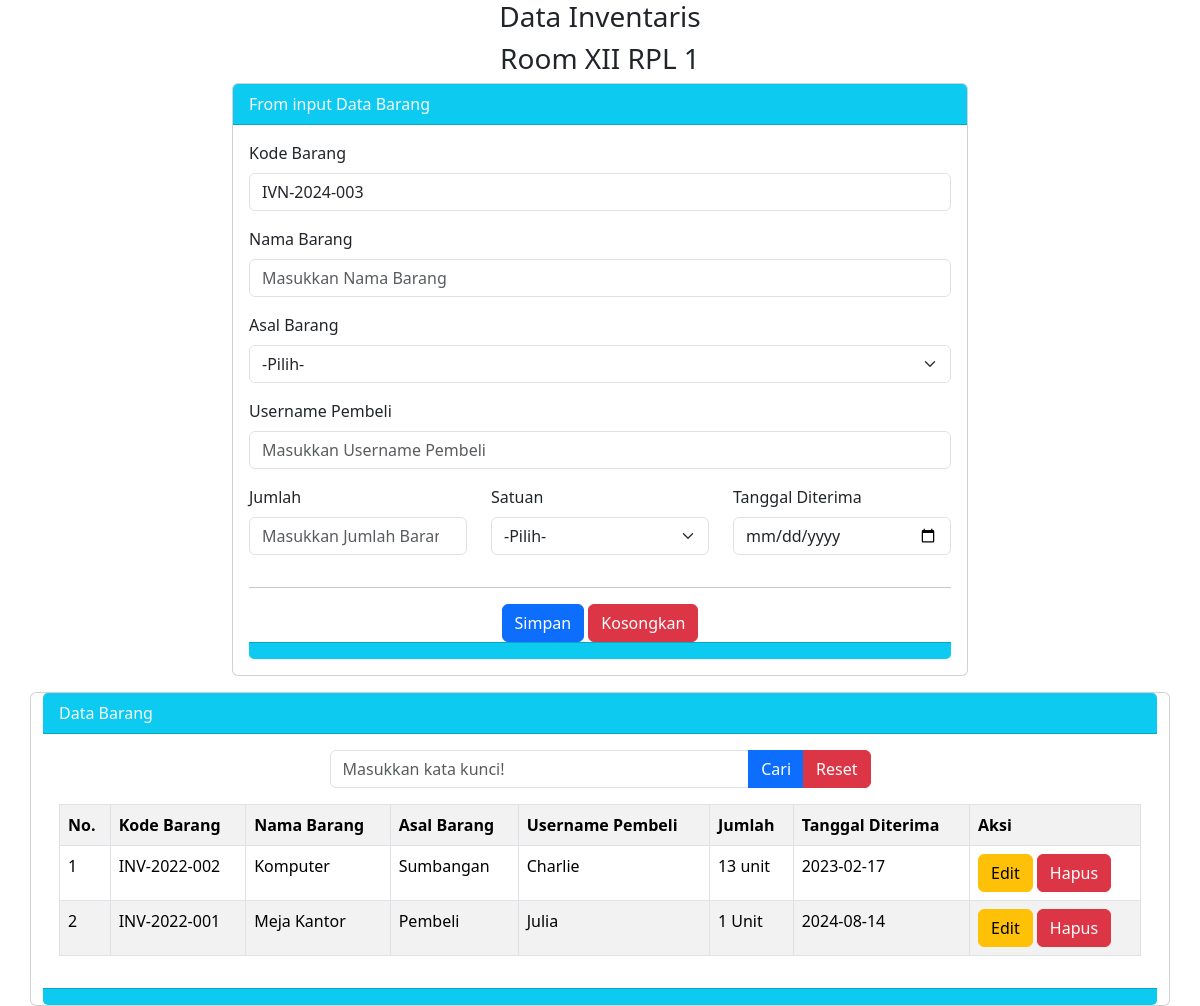
Screenshot of /crud.php with the database file from the repository.
### tables this page shows
CREATE TABLE `tbarang` (
  `id_barang` int(11) NOT NULL,
  `kode` varchar(15) NOT NULL,
  `nama` varchar(100) NOT NULL,
  `asal` varchar(25) NOT NULL,
  `username` varchar(100) NOT NULL,
  `jumlah` int(4) NOT NULL,
  `satuan` varchar(15) NOT NULL,
  `tanggal_diterima` date NOT NULL,
  `tanggal_simpan` timestamp NOT NULL DEFAULT current_timestamp() ON UPDATE current_timestamp()
);

### crud.php (the view, shortened to what this page needs)
<?php
    $server="localhost";
    $user="root";
    $password="";
    $database="dbboostrap";
    $koneksi=mysqli_connect($server, $user, $password, $database) or die(mysqli_error($koneksi));
    $q = mysqli_query($koneksi, "SELECT kode FROM tbarang order by kode desc limit 1");
    $datax = mysqli_fetch_array($q);
    if ($datax) {
        $no_terakhir = substr($datax['kode'], -3);
        $no = $no_terakhir +1 ;
        if ($no > 0 and $no<10) {
            $kode= "00".$no;
        } else if ($no > 10 and $no <100) {
            $kode = "0".$no;
        } else if($no > 100){
            $kode = $no;
        }
    } else {
        $kode = "001";
    }
    $tahun = date ('Y');
    $vkode = "IVN-" .$tahun .'-'.  $kode;
$vnama = "";
$vasal = "";
$vusername = "";
$vjumlah = "";
$vsatuan = "";
$vtanggal_diterima = "";
?>
<!doctype html>
<html lang="en">
  <head>
    <link href="https://cdn.jsdelivr.net/npm/bootstrap@5.3.3/dist/css/bootstrap.min.css" rel="stylesheet">
  </head>
  <body>
    <div class="container">
        <h3 class="text-center">Data Inventaris</h3>
        <h3 class="text-center">Room XII RPL 1</h3>
        <div class="row">
            <div class="col-md-8 mx-auto">
                <div class="card">
                    <div class="card-header bg-info text-light">
                        From input Data Barang
                    </div>
                <div class="card-body">
                <form method="POST">
                    <div class="mb-3">
                        <label class="form-label">Kode Barang</label>
                        <input type="text" name="tkode" value="<?= $vkode ?>" class="form-control" placeholder="Masukkan Kode Barang">
                    </div>
                    <div class="mb-3">
                        <label class="form-label">Nama Barang</label>
                        <input type="text" name="tnama"  value="<?= $vnama ?>" class="form-control" placeholder="Masukkan Nama Barang">
                    </div>
                    <div class="mb-3">
                        <label class="form-label">Asal Barang</label>
                        <select class="form-select" name="tasal"  value="<?= $vasal ?>" >
                            <option value="<?= $vasal ?>">-Pilih-</option>
                        </select>
                    </div>
                    <div class="mb-3">
                        <label class="form-label">Username Pembeli</label>
                        <input type="text" name="tuser" value="<?= $vusername ?>" class="form-control" placeholder="Masukkan Username Pembeli">
                    </div>
                    <div class="row">
                        <div class="col">
                            <div class="mb-3">
                            <label class="form-label">Jumlah</label>
                            <input type="number" name="tjumlah" value="<?= $vjumlah ?>" class="form-control" placeholder="Masukkan Jumlah Barang">
                        </div>
                    </div>
                        <div class="col">
                            <div class="mb-3">
                            <label class="form-label">Satuan</label>
                            <select class="form-select" name="tsatuan">
                                <option value="<?= $vsatuan ?>">-Pilih-</option>
                            </select>
                        </div>
                    </div>
                    <div class="col">
                        <div class="mb-3">
                            <label class="form-label">Tanggal Diterima</label>
                            <input type="date" name="ttanggal_diterima" value="<?= $vtanggal_diterima ?>" class="form-control" placeholder="Masukkan Jumlah Barang">
                        </div>
                    </div>
                    <div class="text-center">
                        <hr>
                        <button class="btn btn-primary" name="bsimpan" type="submit">Simpan</button>
                        <button class="btn btn-danger" name="bkosong" type="reset">Kosongkan</button>
                    </div>
                </form>
            </div>
                <div class="card-footer bg-info">
                </div>
            </div>
            </div>
        </div>
        <div class="card mt-3">
            <div class="card-header bg-info text-light">
                Data Barang
            </div>
            <div class="card-body">
                <div class="col-md-6 mx-auto">
                    <form method="POST">
                        <div class="input-group mb-3">
                            <input type="text" name="tcari" value="<?= @$_POST['tcari']; ?>" class="form-control" placeholder="Masukkan kata kunci!">
                            <button class="btn btn-primary" name="bcari" type="cari">Cari</button>
                            <button class="btn btn-danger" nama="breset" type="submit">Reset</button>
                        </div>
                    </form>
                </div>
                <table class="table table-striped table-hover table-bordered">
                    <tr>
                        <th>No.</th>
                        <th>Kode Barang</th>
                        <th>Nama Barang</th>
                        <th>Asal Barang</th>
                        <th>Username Pembeli</th>
                        <th>Jumlah</th>
                        <th>Tanggal Diterima</th>
                        <th>Aksi</th>
                    </tr>
                    <?php
                    $no = 1;
                    if (isset($_POST['bcari'])){
                        $keyword = $_POST['tcari'];
                        $q = "SELECT * FROM tbarang WHERE kode like '%$keyword%' or asal like '%$keyword' order by id_barang desc";
                    } else {
                        $q = "SELECT * FROM tbarang order by id_barang desc";
                    }
                    $tampil = mysqli_query($koneksi, $q);
                    while ($data = mysqli_fetch_array($tampil)) :
                    ?>
                    <tr>
                        <td><?= $no++ ?></td>
                        <td><?= $data['kode'] ?></td>
                        <td><?= $data['nama'] ?></td>
                        <td><?= $data['asal'] ?></td>
                        <td><?= $data['username'] ?></td>
                        <td><?= $data['jumlah'] ?> <?= $data['satuan'] ?></td>
                        <td><?= $data['tanggal_diterima'] ?></td>
                        <td>
                            <a href="index.php?hal=edit&id=<?= $data['id_barang'] ?>" class="btn btn-warning">Edit</a>
                            <a href="index.php?hal=hapus&id=<?= $data['id_barang'] ?>" class="btn btn-danger" onclick="return confirm('Apakah anda yakin akan menghapus data ini?')">Hapus</a>
                        </td>
                    </tr>
                    <?php endwhile;?>
                </table>
            </div>
            <div class="card-footer bg-info">
            </div>
        </div>
    </div>
  </body>
</html>

### rows the page displays
tbarang: tkode "IVN-2024-003", kode "INV-2022-002", nama "Komputer", asal "Sumbangan", username "Charlie", jumlah "13", satuan "unit", tanggal_diterima "2023-02-17"
tbarang: kode "INV-2022-001", nama "Meja Kantor", asal "Pembeli", username "Julia", jumlah "1", satuan "Unit", tanggal_diterima "2024-08-14"
